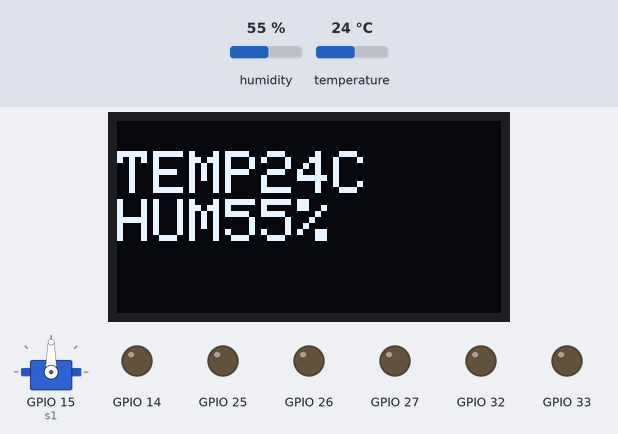
A sketch run on a simulated ESP32. Parts: servo, 128×64 one-colour display, output pins drawn as LEDs (lit = HIGH). The inputs (shaded band) are chosen by the test bench; at power-on: humidity 55 %, temperature 24 °C. WiFi joins after 1.5 s; servers stay silent unless stated; what the sketch prints to the serial monitor is not drawn.

Above: at 5.4 s.
5.5 s: humidity set to 22 %
At 6.4 s:
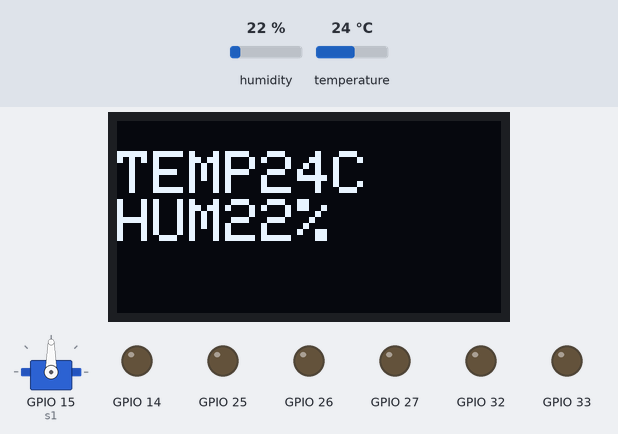
7.3 s: temperature set to 12 °C
At 8.7 s:
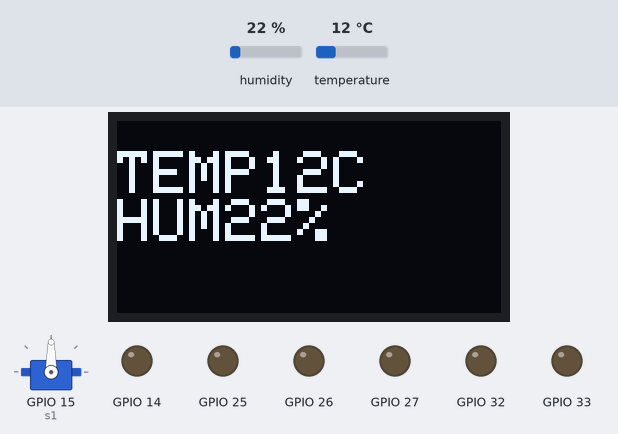
9.9 s: humidity set to 40 %
At 12.1 s:
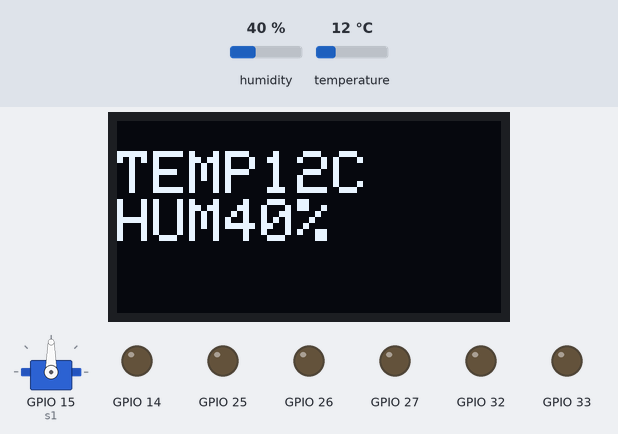
12.4 s: temperature set to 19 °C
At 14.6 s:
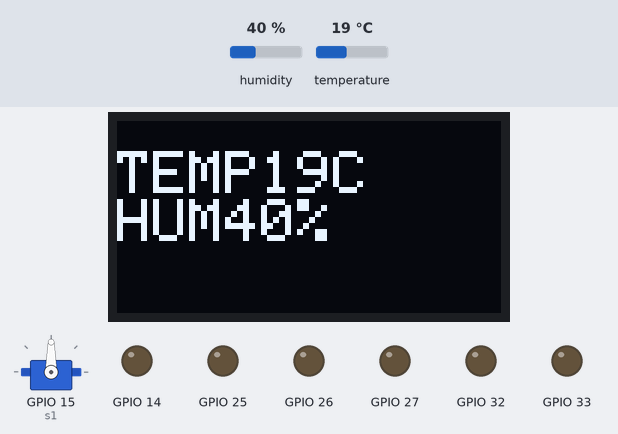
Timing chart, 0 to 15.9 s (numbered marks = the images above; inputs shaded):
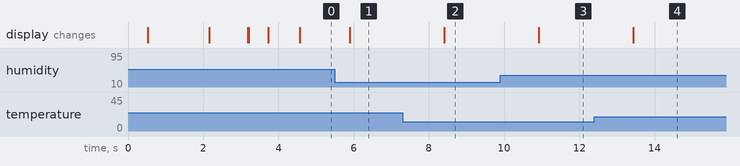

The sketch:

Firebase.ino
```cpp
#include <WiFi.h>
#include <FirebaseESP32.h>
#include <ArduinoJson.h>
#include <Adafruit_AHTX0.h>
#include <Adafruit_GFX.h>
#include <Adafruit_SSD1306.h>
#include <Servo.h>

// WIFI - FIREBASE - SETTINGS
#define FIREBASE_HOST "https://teste-casa-4d9fb-default-rtdb.firebaseio.com/"
#define FIREBASE_AUTH "AIzaSyBSY4AEXaK-DsLq3CMcKzZFxWkSMdcbMgw"
#define WIFI_SSID "motorafael"
#define WIFI_PASSWORD "1234567890"

// SCREEN
#define SCREEN_WIDTH 128 // OLED display width, in pixels
#define SCREEN_HEIGHT 64 // OLED display height, in pixels
Adafruit_SSD1306 display(SCREEN_WIDTH, SCREEN_HEIGHT, &Wire, -1);

//AHTX10 - HUM - TEMP
Adafruit_AHTX0 aht;
Adafruit_Sensor *aht_humidity, *aht_temp;
float temperature = 0.0;
float humidity = 0.0;
float aht_old_temp;
float aht_old_humidity;

// Firebase Data
FirebaseData firebaseData;
FirebaseConfig config;
FirebaseAuth auth;

//SERVO
Servo s1;
String door;
int pos = 0;
int x;

// LEDs
bool L1 = false;
bool L2 = false;
bool L3 = false;
bool L4 = false;
bool L5 = false;
bool L6 = false;
bool DOOR = false;

void setup()
{
  Serial.begin(115200);
  delay(500);

  // OUTPUTS
    pinMode(27, OUTPUT);
    pinMode(14, OUTPUT);
    pinMode(26, OUTPUT);
    pinMode(25, OUTPUT);
    pinMode(33, OUTPUT);
    pinMode(32, OUTPUT);

  //SERVO
    s1.attach(15);
    // Initially the servo must be stopped
    s1.write(90);

  // Initialize AHT sensor
    if (!aht.begin()) {
      Serial.println("Failed to find AHT10/AHT20 chip");
      while (1) {
        delay(10);
      }
    }
    Serial.println("AHT10/AHT20 Found!");
    aht_temp = aht.getTemperatureSensor();
    aht_humidity = aht.getHumiditySensor();

  // SETING DISPLAY
    if (!display.begin(SSD1306_SWITCHCAPVCC, 0x3C))
    { // Address 0x3D for 128x64
        Serial.println(F("SSD1306 allocation failed"));
        for (;;)
            ;
    }
    display.clearDisplay();
    display.setTextSize(1);
    display.setTextColor(WHITE);
    display.setCursor(0, 10);
    display.print("Hello, world!");
    delay(100);
    display.clearDisplay();
    display.setCursor(0, 10);
    display.println("PUC MINAS:");
    delay(500);
    display.println("ENG.COMP - JOGOS.DIGT");
    delay(1000);
    display.display();

  // WIFI
    WiFi.begin(WIFI_SSID, WIFI_PASSWORD);
    Serial.println("Connecting to ");
    display.println("Connecting to" + String(WIFI_SSID));
    delay(1000);
    display.display();
    Serial.println(WIFI_SSID);
    while (WiFi.status() != WL_CONNECTED)
    {
        Serial.print(".");
        display.print(".");
        display.display();
        delay(500);
    }
    Serial.println();
    display.print("Wifi - Connected");
    display.display();
    Serial.println("Connected to ");
    Serial.println(WIFI_SSID);
    Serial.println("IP Address is : ");
    Serial.println(WiFi.localIP());
    delay(500);

  // FIREBASE
    config.host = FIREBASE_HOST;
    config.signer.tokens.legacy_token = FIREBASE_AUTH;
    Firebase.begin(&config, &auth);
    Firebase.reconnectWiFi(true);
}

void loop()
{
    display.clearDisplay();
    display.setCursor(0, 10);
    display.setTextSize(2);
    // Lê o JSON do Firebase
      if (Firebase.getJSON(firebaseData, "/ATUADORES"))
      {
          if (firebaseData.dataType() == "json")
          {
              // Obter a string JSON
              String jsonString;
              firebaseData.jsonObject().toString(jsonString, true);
              FirebaseJson &json = firebaseData.jsonObject();
              // Printar a string JSON
              Serial.println("JSON recebido:");
              Serial.println(jsonString);

              // Decodificar o JSON e acessar os valores das chaves como booleanos
              StaticJsonDocument<256> doc;
              DeserializationError error = deserializeJson(doc, jsonString);
              if (error)
              {
                  Serial.print("Falha ao decodificar JSON: ");
                  Serial.println(error.c_str());
                  return;
              }

              L1 = doc["L1"];
              L2 = doc["L2"];
              L3 = doc["L3"];
              L4 = doc["L4"];
              L5 = doc["L5"];
              L6 = doc["L6"];
              DOOR = doc["DOOR"];
              Serial.println("Valores das chaves:");
              Serial.println(" L1:" + String(L1) + " L2:" + String(L2) + " L3:" + String(L3) + " L4:" + String(L4) + " L5:" + String(L5) + " L6:" + String(L6) + " DOOR:" + DOOR);
          }
      }
      else
      {
          Serial.print("Erro ao obter JSON: ");
          Serial.println(firebaseData.errorReason());
      }
    //DOOR CONTROL
       if (door != String(DOOR)) {
          door = DOOR;
          Serial.println("Spin");
          if (door == "ON") {
            // Start turning clockwise
            s1.write(0);
            // Go on turning for the right duration
            delay(300);
            // Stop turnings
            s1.write(90);
          }
          if (door == "OFF") {
            // Start turning clockwise
            s1.write(100);
            // Go on turning for the right duration
            delay(300);
            // Stop turning
            s1.write(90);
          }
        }

    //LED CONTROL
      if(L1 == true) {
        digitalWrite(14, HIGH);
      } else {
        digitalWrite(14, LOW);
      }
      if(L2 == true) {
        digitalWrite(27, HIGH);
      } else {
        digitalWrite(27, LOW);
      }
      if(L3 == true) {
        digitalWrite(26, HIGH);
      } else {
        digitalWrite(26, LOW);
      }
      if(L4 == true) {
        digitalWrite(25, HIGH);
      } else {
        digitalWrite(25, LOW);
      }
      if(L5 == true) {
        digitalWrite(33, HIGH);
      } else {
        digitalWrite(33, LOW);
      }
      if(L6 == true) {
        digitalWrite(32, HIGH);
      } else {
        digitalWrite(32, LOW);
      }


    //CHECK TEMP HUM DATA
      sensors_event_t humidity;
      sensors_event_t temp;
      aht_humidity->getEvent(&humidity);
      aht_temp->getEvent(&temp);
      Serial.println("-Sensor terperature: " + String(temp.temperature));
      Serial.println("-Sensor humidity: " + String(humidity.relative_humidity));

      if (int(aht_old_temp) != int(temp.temperature) || (int(aht_old_humidity)/10) != (int(humidity.relative_humidity)/10)) {
          StaticJsonDocument<200> doc;
          doc["temp"] = String(temp.temperature); // exemplo de valor de temperatura como string
          doc["hum"] = String(humidity.relative_humidity);  // exemplo de valor de umidade como string

          FirebaseJson json;
          String jsonString;
          serializeJson(doc, jsonString);
          json.setJsonData(jsonString);

          // Enviar o JSON para o Firebase
          if (Firebase.setJSON(firebaseData, "/INPUTS", json)) {
              Serial.println("JSON enviado com sucesso!");
          } else {
              Serial.print("Erro ao enviar JSON: ");
              Serial.println(firebaseData.errorReason());
          }

          Serial.println("-Updated temperature and humidity");
      }

    aht_old_temp = temp.temperature;
    aht_old_humidity = humidity.relative_humidity;
    display.println("TEMP" + String(int(temp.temperature)) + "C");
    display.println("HUM" + String(int(humidity.relative_humidity)) + "%");
    display.display();
    delay(1000);
}
```

Measured:
- after the input at 5.5 s, the display: changes after 0.40 s (image 1)
- after the input at 7.3 s, the display: changes after 1.1 s (image 2)
- after the input at 9.9 s, the display: changes after 1.0 s (image 3)
- after the input at 12.4 s, the display: changes after 1.0 s (image 4)
